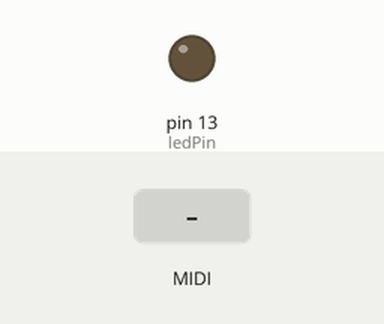
Recording of a sketch running on a simulated Arduino Uno, built with avr-gcc and run on an emulated ATmega328P. Parts: output pins drawn as LEDs (lit = HIGH). The inputs (shaded band) are chosen by the test bench. MIDI output is not drawn.

Above: at 1.2 s.
1.3 s: MIDI note 36 received
At 1.45 s:
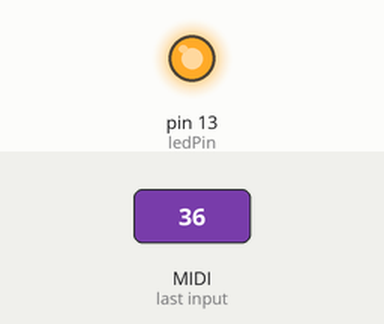
Timing chart, 0 to 4.3 s (numbered marks = the images above; inputs shaded):
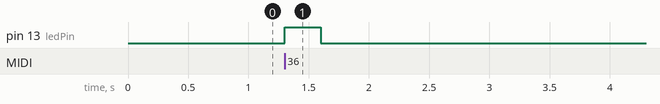

Measured:
- after the input at 1.3 s, pin 13 (ledPin): LOW → HIGH at once, → LOW 0.30 s later

The sketch:

midi_initial.ino.ino
```cpp
#include <MIDI.h>


MIDI_CREATE_DEFAULT_INSTANCE();

// MIDI channel to listen to
const int midiChannel = 1;

// LED pin
const int ledPin = 13;

void setup() {
  // Start the MIDI interface
  MIDI.begin(MIDI_CHANNEL_OMNI);
  // Serial.begin(9600);
  // Set the callback functions for Note On and Note Off messages
  MIDI.setHandleNoteOn(handleNoteOn);
  MIDI.setHandleNoteOff(handleNoteOff);

  // Set the LED pin as an output
  pinMode(ledPin, OUTPUT);
  // Turn off the LED
  digitalWrite(ledPin, LOW);
}

void loop() {
  // Call the MIDI library update method in the loop
  MIDI.read();
}

// Callback function for Note On messages
void handleNoteOn(byte channel, byte pitch, byte velocity) {
  // Handle Note On message for channel 1
  if (channel == midiChannel) {
    // Process the MIDI message
    // Print a message to Serial Monitor
    Serial.print("Note On: Pitch = ");
    Serial.print(pitch);
    Serial.print(", Velocity = ");
    Serial.println(velocity);

    // Turn on the LED
    digitalWrite(ledPin, HIGH);
  }
}

// Callback function for Note Off messages
void handleNoteOff(byte channel, byte pitch, byte velocity) {
  // Handle Note Off message for channel 1
  if (channel == midiChannel) {
    // Process the MIDI message
    // Print a message to Serial Monitor
    Serial.print("Note Off: Pitch = ");
    Serial.print(pitch);
    Serial.print(", Velocity = ");
    Serial.println(velocity);

    // Turn off the LED
    digitalWrite(ledPin, LOW);
  }
}
```
